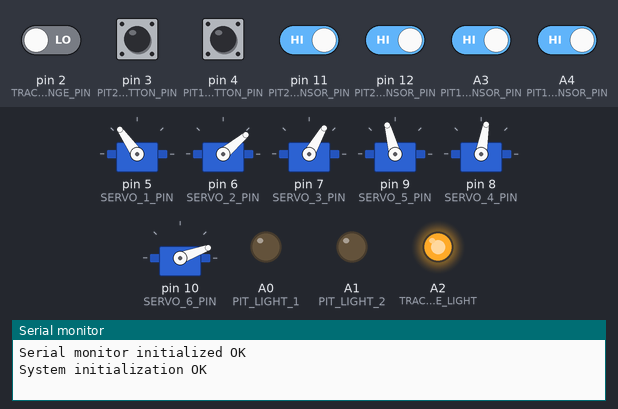
This sketch was run on a simulated Arduino Uno, built with avr-gcc and run on an emulated ATmega328P. Parts: 6 × servo, output pins drawn as LEDs (lit = HIGH), the last lines printed to the serial monitor. Inputs (shaded band) come from the test bench; at power-on: A3 (PIT1_LEFT_SENSOR_PIN), A4 (PIT1_RIGHT_SENSOR_PIN), pin 3 (PIT2_BUTTON_PIN), pin 4 (PIT1_BUTTON_PIN), pin 11 (PIT2_LEFT_SENSOR_PIN), pin 12 (PIT2_RIGHT_SENSOR_PIN) HIGH, pin 2 (TRACK_CHANGE_PIN) LOW.

Above: at 5.4 s.
5.5 s: pin 2 (TRACK_CHANGE_PIN) driven HIGH
At 5.9 s:
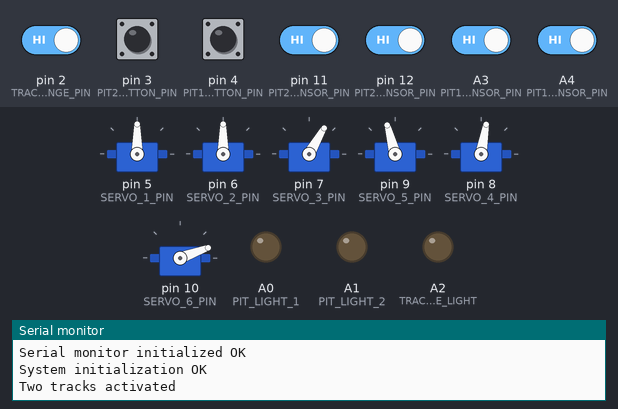
7.1 s: pin 3 (PIT2_BUTTON_PIN) pulled LOW for 0.15 s
At 8.4 s:
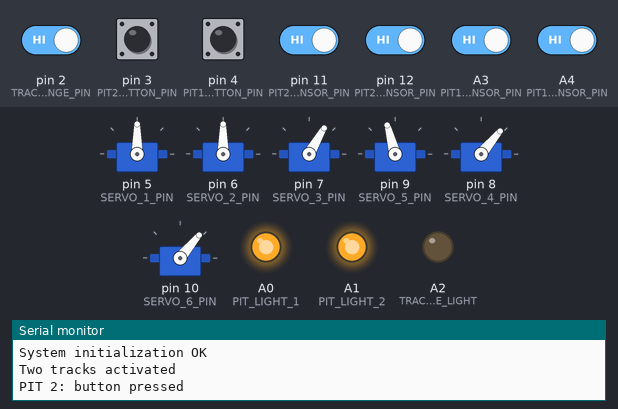
8.8 s: pin 4 (PIT1_BUTTON_PIN) pulled LOW for 0.15 s
At 9.7 s:
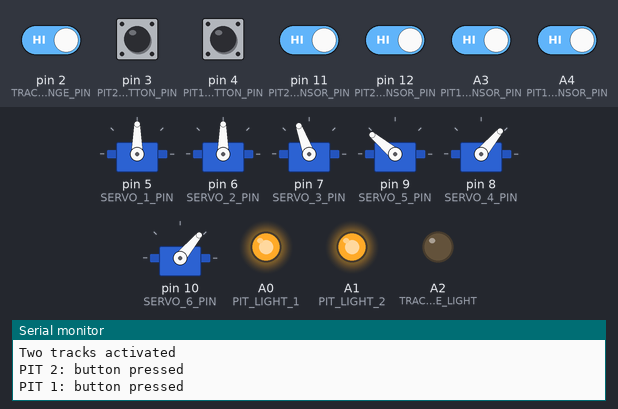
10.5 s: pin 2 (TRACK_CHANGE_PIN) driven LOW
At 10.9 s:
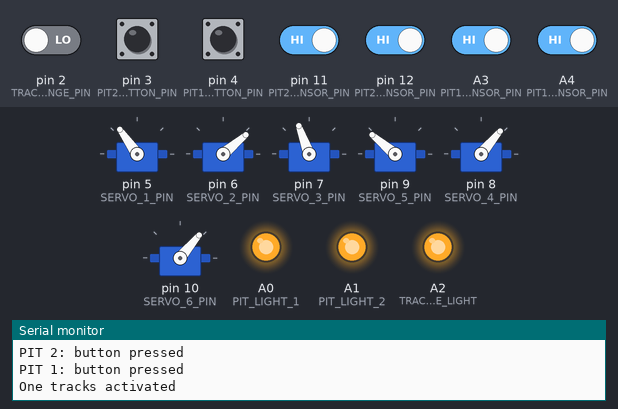
12.1 s: pin 11 (PIT2_LEFT_SENSOR_PIN) driven LOW
13.6 s: pin 12 (PIT2_RIGHT_SENSOR_PIN) driven LOW
At 15.0 s:
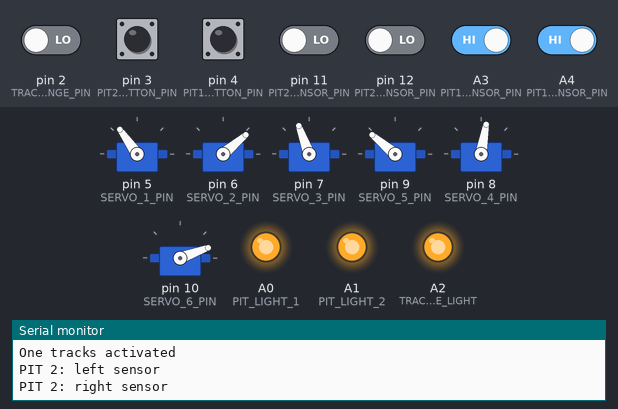
Timing chart, 0 to 16.6 s (numbered marks = the images above; inputs shaded):
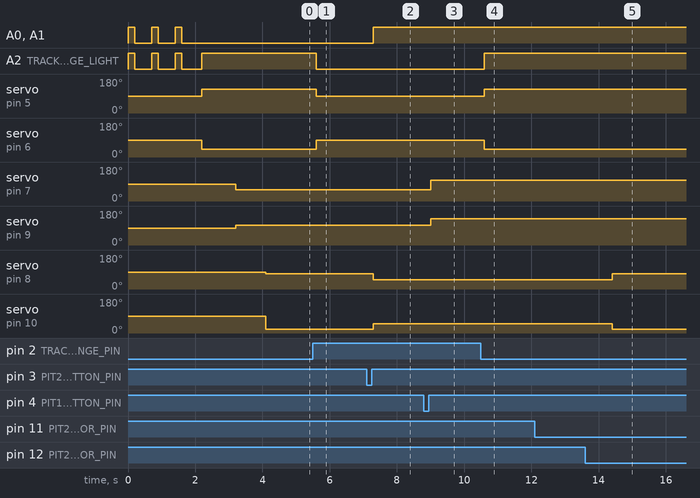

The sketch:

PitLane.ino
```cpp
#include <Servo.h>


//====================================================
//
//  Declaración de pines y variables
//
//====================================================


// Serial port baudrate
#define SERIAL_BAUDRATE 115200

// Pit lane 1
#define SERVO_3_PIN 7
#define SERVO_5_PIN 9
#define PIT1_BUTTON_PIN 4
#define PIT1_LEFT_SENSOR_PIN A3
#define PIT1_RIGHT_SENSOR_PIN A4
Servo servo_pit1_left, servo_pit1_right;
bool pit1_button = false;
bool pit1_left_sensor = false;
bool pit1_right_sensor = false;
bool pit1_status = false;

// Pit lane 2
#define SERVO_4_PIN 8
#define SERVO_6_PIN 10
#define PIT2_BUTTON_PIN 3
#define PIT2_LEFT_SENSOR_PIN 11
#define PIT2_RIGHT_SENSOR_PIN 12
Servo servo_pit2_left, servo_pit2_right;
bool pit2_button = false;
bool pit2_left_sensor = false;
bool pit2_right_sensor = false;
bool pit2_status = false;

// Track change
#define SERVO_1_PIN 5
#define SERVO_2_PIN 6
#define TRACK_CHANGE_PIN 2
#define TRACK_CHANGE_LIGHT A2
Servo track_change_1, track_change_2;
bool track_change_button;

// Pit light pins
#define PIT_LIGHT_1 A0
#define PIT_LIGHT_2 A1

// Delays
#define ATTACH_DETACH_DELAY 100
#define CLOSE_PIT_DELAY 800


//====================================================
//
//  System initialization
//
//====================================================


void setup() {

  // Inicia el puerto serie para depurar
  Serial.begin(SERIAL_BAUDRATE);

  // Serial monitor OK
  Serial.println("Serial monitor initialized OK");

  // Inicializa las luces y las apaga
  pinMode(PIT_LIGHT_1, OUTPUT);
  digitalWrite(PIT_LIGHT_1, LOW);
  pinMode(PIT_LIGHT_2, OUTPUT);
  digitalWrite(PIT_LIGHT_2, LOW);
  pinMode(TRACK_CHANGE_LIGHT, OUTPUT);
  digitalWrite(TRACK_CHANGE_LIGHT, LOW);

  // Inicia los detectores
  pinMode(PIT1_LEFT_SENSOR_PIN, INPUT_PULLUP);
  pinMode(PIT1_RIGHT_SENSOR_PIN, INPUT_PULLUP);
  pinMode(PIT2_LEFT_SENSOR_PIN, INPUT_PULLUP);
  pinMode(PIT2_RIGHT_SENSOR_PIN, INPUT_PULLUP);

  // Modo de los pines de los botones
  pinMode(PIT1_BUTTON_PIN, INPUT_PULLUP);
  pinMode(PIT2_BUTTON_PIN, INPUT_PULLUP);
  pinMode(TRACK_CHANGE_PIN, INPUT);

  // Hace una secuencia de luces de test
  Init_Lights_Sequence();

  // Configura el cambio de los carriles al valor inicial del botón
  if(digitalRead(TRACK_CHANGE_PIN) == HIGH){
    track_change_button = true;
    Two_Tracks();
  }else if(digitalRead(TRACK_CHANGE_PIN) == LOW){
    track_change_button = false;
    One_Track();
  }

  // Default state
  Pit1_Close();
  Pit2_Close();

  // Inicializacion acabada
  Serial.println("System initialization OK");
}


//====================================================
//
//  Pit status management
//
//====================================================


void loop() {

  // Reads pit call button status
  if(digitalRead(PIT1_BUTTON_PIN) == LOW && pit1_button == false){
    pit1_button = true;
    Serial.println("PIT 1: button pressed");
    delay(100);
  }
  if(digitalRead(PIT2_BUTTON_PIN) == LOW && pit2_button == false){
    pit2_button = true;
    Serial.println("PIT 2: button pressed");
    delay(100);
  }

  // Read PIT 1 left sensor
  if(digitalRead(PIT1_LEFT_SENSOR_PIN) == LOW && pit1_status == true && pit1_left_sensor == false){
    if(digitalRead(PIT1_LEFT_SENSOR_PIN) == LOW){
      if(digitalRead(PIT1_LEFT_SENSOR_PIN) == LOW){
        if(digitalRead(PIT1_LEFT_SENSOR_PIN) == LOW){
          pit1_left_sensor = true;
          Serial.println("PIT 1: left sensor");
        }
      }
    }
  }
  // Read PIT 1 right sensor
  if(digitalRead(PIT1_RIGHT_SENSOR_PIN) == LOW && pit1_status == true && pit1_right_sensor == false){
    if(digitalRead(PIT1_RIGHT_SENSOR_PIN) == LOW){
      if(digitalRead(PIT1_RIGHT_SENSOR_PIN) == LOW){
        if(digitalRead(PIT1_RIGHT_SENSOR_PIN) == LOW){
          pit1_right_sensor = true;
          Serial.println("PIT 1: right sensor");
        }
      }
    }
  }
  // Read PIT 2 left sensor
  if(digitalRead(PIT2_LEFT_SENSOR_PIN) == LOW && pit2_status == true && pit2_left_sensor == false){
    if(digitalRead(PIT2_LEFT_SENSOR_PIN) == LOW){
      if(digitalRead(PIT2_LEFT_SENSOR_PIN) == LOW){
        if(digitalRead(PIT2_LEFT_SENSOR_PIN) == LOW){
          pit2_left_sensor = true;
          Serial.println("PIT 2: left sensor");
        }
      }
    }
  }
  // Read PIT 2 right sensor
  if(digitalRead(PIT2_RIGHT_SENSOR_PIN) == LOW && pit2_status == true && pit2_right_sensor == false){
    if(digitalRead(PIT2_RIGHT_SENSOR_PIN) == LOW){
      if(digitalRead(PIT2_RIGHT_SENSOR_PIN) == LOW){
        if(digitalRead(PIT2_RIGHT_SENSOR_PIN) == LOW){
          pit2_right_sensor = true;
          Serial.println("PIT 2: right sensor");
        }
      }
    }
  }

  // Reads track change button status
  if(digitalRead(TRACK_CHANGE_PIN) == HIGH && track_change_button == false){
    track_change_button = true;
    Serial.println("Two tracks activated");
    Two_Tracks();
  }else if(digitalRead(TRACK_CHANGE_PIN) == LOW && track_change_button == true){
    track_change_button = false;
    Serial.println("One tracks activated");
    One_Track();
  }

  // Controls pit 1 open
  if(pit1_status == false && pit1_button == true){
    pit1_status = true;
    Pit1_Open();
  // Controls pit 1 close
  }else if(pit1_status == true && pit1_left_sensor == true && pit1_right_sensor == true){
    pit1_button = false;
    pit1_status = false;
    Pit1_Close();
    pit1_left_sensor = false;
    pit1_right_sensor = false;
  }

  // Controls pit 2 open
  if(pit2_status == false && pit2_button == true){
    pit2_status = true;
    Pit2_Open();
  // Controls pit 2 close
  }else if(pit2_status == true && pit2_left_sensor == true && pit2_right_sensor == true){
    pit2_button = false;
    pit2_status = false;
    Pit2_Close();
    pit2_left_sensor = false;
    pit2_right_sensor = false;
  }

  // Turn off pit ligths
  if(!pit1_status && !pit2_status){
    Pit_Lights_Off();
  }
}


//====================================================
//
//  Auxiliar functions
//
//====================================================


// Abre los servos del carril 1
void Pit1_Open(){
  servo_pit1_left.attach(SERVO_3_PIN);
  servo_pit1_right.attach(SERVO_5_PIN);
  delay(ATTACH_DETACH_DELAY);
  servo_pit1_left.write(110);
  servo_pit1_right.write(140);
  Pit_Lights_On();
  delay(ATTACH_DETACH_DELAY);
  servo_pit1_left.detach();
  servo_pit1_right.detach();
}

// Cierra los servos del carril 1
void Pit1_Close(){
  servo_pit1_left.attach(SERVO_3_PIN);
  servo_pit1_right.attach(SERVO_5_PIN);
  delay(CLOSE_PIT_DELAY);
  servo_pit1_left.write(60);
  servo_pit1_right.write(105);
  delay(ATTACH_DETACH_DELAY);
  servo_pit1_left.detach();
  servo_pit1_right.detach();
}

// Abre los servos del carril 2
void Pit2_Open(){
  servo_pit2_left.attach(SERVO_4_PIN);
  servo_pit2_right.attach(SERVO_6_PIN);
  delay(ATTACH_DETACH_DELAY);
  servo_pit2_left.write(50);
  servo_pit2_right.write(50);
  Pit_Lights_On();
  delay(ATTACH_DETACH_DELAY);
  servo_pit2_left.detach();
  servo_pit2_right.detach();
}

// Cierra los servos del carril 2
void Pit2_Close(){
  servo_pit2_left.attach(SERVO_4_PIN);
  servo_pit2_right.attach(SERVO_6_PIN);
  delay(CLOSE_PIT_DELAY);
  servo_pit2_left.write(80);
  servo_pit2_right.write(20);
  delay(ATTACH_DETACH_DELAY);
  servo_pit2_left.detach();
  servo_pit2_right.detach();
}

// Configura el cambio para dos carriles
void Two_Tracks(){
  track_change_1.attach(SERVO_1_PIN);
  track_change_2.attach(SERVO_2_PIN);
  delay(ATTACH_DETACH_DELAY);
  track_change_1.write(90);
  track_change_2.write(90);
  Track_Change_Light_Off();
  delay(ATTACH_DETACH_DELAY);
  track_change_1.detach();
  track_change_2.detach();
  delay(ATTACH_DETACH_DELAY);
}

// Configura el cambio para un carril
void One_Track(){
  track_change_1.attach(SERVO_1_PIN);
  track_change_2.attach(SERVO_2_PIN);
  delay(ATTACH_DETACH_DELAY);
  track_change_1.write(125);
  track_change_2.write(40);
  Track_Change_Light_On();
  delay(ATTACH_DETACH_DELAY);
  track_change_1.detach();
  track_change_2.detach();
  delay(ATTACH_DETACH_DELAY);
}

void Pit_Lights_On(){
  digitalWrite(PIT_LIGHT_1, HIGH);
  digitalWrite(PIT_LIGHT_2, HIGH);
}

void Pit_Lights_Off(){
  digitalWrite(PIT_LIGHT_1, LOW);
  digitalWrite(PIT_LIGHT_2, LOW);
}

void Track_Change_Light_On(){
  digitalWrite(TRACK_CHANGE_LIGHT, HIGH);
}

void Track_Change_Light_Off(){
  digitalWrite(TRACK_CHANGE_LIGHT, LOW);
}

void Init_Lights_Sequence(){
  for(int i = 0; i < 3; i++){
    Pit_Lights_On();
    Track_Change_Light_On();
    delay(200);
    Pit_Lights_Off();
    Track_Change_Light_Off();
    delay(500);
  }
}
```

Measured:
- after the input at 5.5 s, A2 (TRACK_CHANGE_LIGHT): HIGH → LOW after 0.10 s; servo on pin 5 (SERVO_1_PIN): 125° → 90° after 0.10 s; servo on pin 6 (SERVO_2_PIN): 40° → 90° after 0.10 s
- after the input at 7.1 s, A0 (PIT_LIGHT_1), A1 (PIT_LIGHT_2): LOW → HIGH after 0.20 s; servo on pin 8 (SERVO_4_PIN): 80° → 50° after 0.20 s; servo on pin 10 (SERVO_6_PIN): 20° → 50° after 0.20 s
- after the input at 8.8 s, servo on pin 7 (SERVO_3_PIN): 60° → 110° after 0.20 s; servo on pin 9 (SERVO_5_PIN): 105° → 140° after 0.20 s
- after the input at 10.5 s, A2 (TRACK_CHANGE_LIGHT): LOW → HIGH after 0.10 s; servo on pin 5 (SERVO_1_PIN): 90° → 125° after 0.10 s; servo on pin 6 (SERVO_2_PIN): 90° → 40° after 0.10 s
- after the input at 13.6 s, servo on pin 8 (SERVO_4_PIN): 50° → 80° after 0.80 s; servo on pin 10 (SERVO_6_PIN): 50° → 20° after 0.80 s
